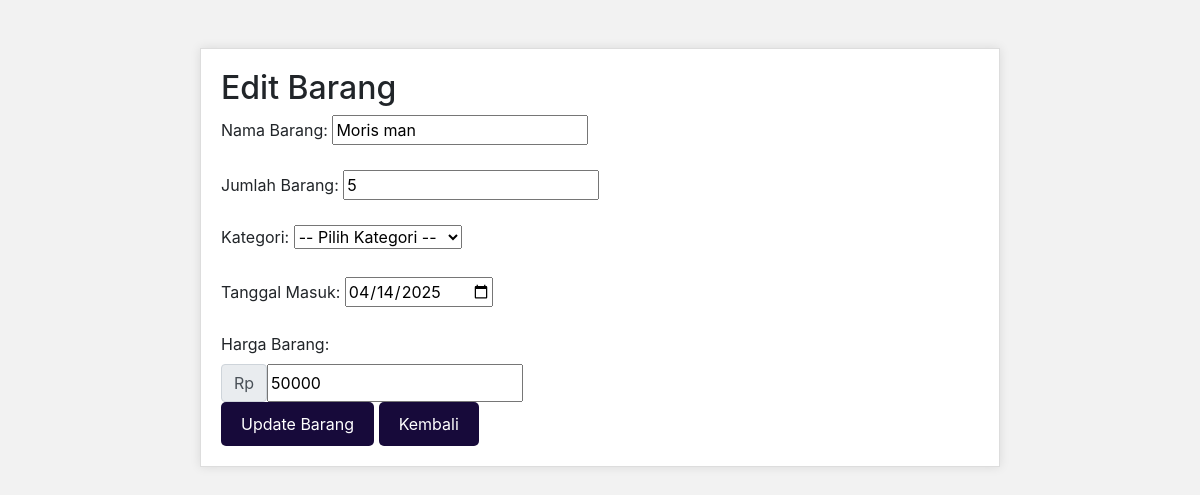
Screenshot of /c1/edit.php?id=3 with the database file from the repository.
### tables this page shows
CREATE TABLE `barang` (
  `BarangID` int(11) NOT NULL,
  `nama_barang` varchar(100) DEFAULT NULL,
  `jumlah_barang` int(11) NOT NULL,
  `kategori` enum('P','L') DEFAULT NULL,
  `tanggal_masuk` date NOT NULL,
  `harga_barang` decimal(10,0) NOT NULL,
  `UserID` int(11) DEFAULT NULL
);

### c1/edit.php (the view, shortened to what this page needs)
<?php
include("koneksi.php");
$BarangID = $_GET["id"];
$sql = "SELECT * FROM barang WHERE BarangID=$BarangID";
$result = mysqli_query($koneksi, $sql);
$barang = mysqli_fetch_assoc($result);
?>
<!DOCTYPE html>
<html lang="id">
<head>
    <link rel="stylesheet" href="https://maxcdn.bootstrapcdn.com/bootstrap/4.0.0/css/bootstrap.min.css">
</head>
<body>
<div class="container mt-5">
    <h2>Edit Barang</h2>
    <?php if ($barang): ?>
        <form action="update.php" method="POST">
            <div class="form-group">
                <label for="nama_barang">Nama Barang:</label>
                <input type="text" name="nama_barang" value="<?php echo $barang['nama_barang']; ?>" required>
            </div>
            <div class="form-group">
                <label for="jumlah_barang">Jumlah Barang:</label>
                <input type="number" name="jumlah_barang" value="<?php echo $barang['jumlah_barang']; ?>">
            </div>
            <div class="form-group">
              <label>Kategori:</label>
              <select name="kategori" required>
              <option value="" selected disabled>-- Pilih Kategori --</option>
            </select>
            </div>
            <div class="form-group">
                <label for="tanggal_masuk">Tanggal Masuk:</label>
                <input type="date" name="tanggal_masuk" value="<?php echo $barang['tanggal_masuk']; ?>">
            </div>
            <div>
                <label class="form-label">Harga Barang:</label>
                <div class="input-group">
                  <span class="input-group-text">Rp</span>
                <input type="number" name="harga_barang" value="<?php echo $barang['harga_barang']; ?>">
            </div>
                </div>
            <button type="submit" class="btn btn-primary">Update Barang</button>
            <a href="tampil_data.php" class="btn btn-secondary">Kembali</a>
        </form>
    <?php else: ?>
        <p>Barang tidak ditemukan.</p>
    <?php endif; ?>
</div>
</body>
</html>

### c1/edit.php (style rules this page uses)
body { background-color: #f2f2f2; }
.container { max-width: 800px; margin: 40px auto; padding: 20px; background-color: #fff; border: 1px solid #ddd; box-shadow: 0 0 10px rgba(0, 0, 0, 0.1); }
.form-group { margin-bottom: 20px; }
.btn { padding: 10px 20px; font-size: 16px; border: none; border-radius: 5px; background-color:rgb(23, 10, 58); color: #fff; cursor: pointer; }

### rows the page displays
barang: nama_barang "Moris man", jumlah_barang "5", tanggal_masuk "04/14/2025", harga_barang "50000"
